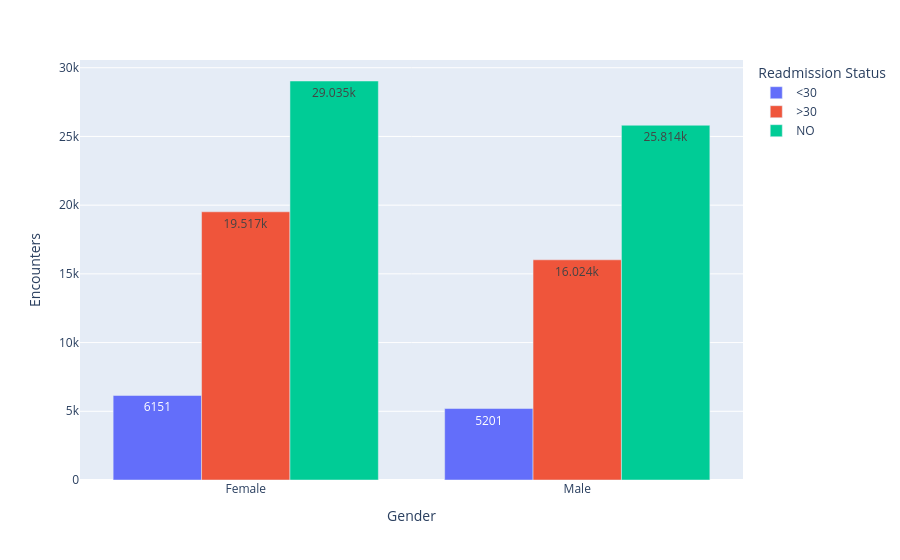

Source (notebook cell):
### Markdown cell above
- Gender Distribution & Readmission Comparison

### Code cell
#Gender Distribution & Readmission Comparison 
gender_df = df_cleaned.groupby(["gender", "readmitted"]).size().reset_index(name="Encounters")
gender_df.columns = ["Gender", "Readmission Status", "Encounters"]
#remove the "Unknown/Invalid" gender category
gender_df = gender_df[gender_df["Gender"] != "Unknown/Invalid"]
print(gender_df)
fig_gender = px.bar(
                gender_df,
                x="Gender",
                y="Encounters",
                color="Readmission Status",
                barmode="group",
                text_auto=True,
            )
fig_gender

### Figure 1 — Plotly figure (JSON) as saved in the notebook; plotly's stock layout.template omitted (floating-point values rounded to 4 significant figures)
{"data": [{"alignmentgroup": "True", "hovertemplate": "Readmission Status=<30<br>Gender=%{x}<br>Encounters=%{y}<extra></extra>", "legendgroup": "<30", "marker": {"color": "#636efa", "pattern": {"shape": ""}}, "name": "<30", "offsetgroup": "<30", "orientation": "v", "showlegend": true, "textposition": "auto", "texttemplate": "%{y}", "type": "bar", "x": ["Female", "Male"], "xaxis": "x", "y": [6151, 5201], "yaxis": "y"}, {"alignmentgroup": "True", "hovertemplate": "Readmission Status=>30<br>Gender=%{x}<br>Encounters=%{y}<extra></extra>", "legendgroup": ">30", "marker": {"color": "#EF553B", "pattern": {"shape": ""}}, "name": ">30", "offsetgroup": ">30", "orientation": "v", "showlegend": true, "textposition": "auto", "texttemplate": "%{y}", "type": "bar", "x": ["Female", "Male"], "xaxis": "x", "y": [19517, 16024], "yaxis": "y"}, {"alignmentgroup": "True", "hovertemplate": "Readmission Status=NO<br>Gender=%{x}<br>Encounters=%{y}<extra></extra>", "legendgroup": "NO", "marker": {"color": "#00cc96", "pattern": {"shape": ""}}, "name": "NO", "offsetgroup": "NO", "orientation": "v", "showlegend": true, "textposition": "auto", "texttemplate": "%{y}", "type": "bar", "x": ["Female", "Male"], "xaxis": "x", "y": [29035, 25814], "yaxis": "y"}], "layout": {"barmode": "group", "legend": {"title": {"text": "Readmission Status"}, "tracegroupgap": 0}, "margin": {"t": 60}, "xaxis": {"anchor": "y", "domain": [0, 1], "title": {"text": "Gender"}}, "yaxis": {"anchor": "x", "domain": [0, 1], "title": {"text": "Encounters"}}}}
